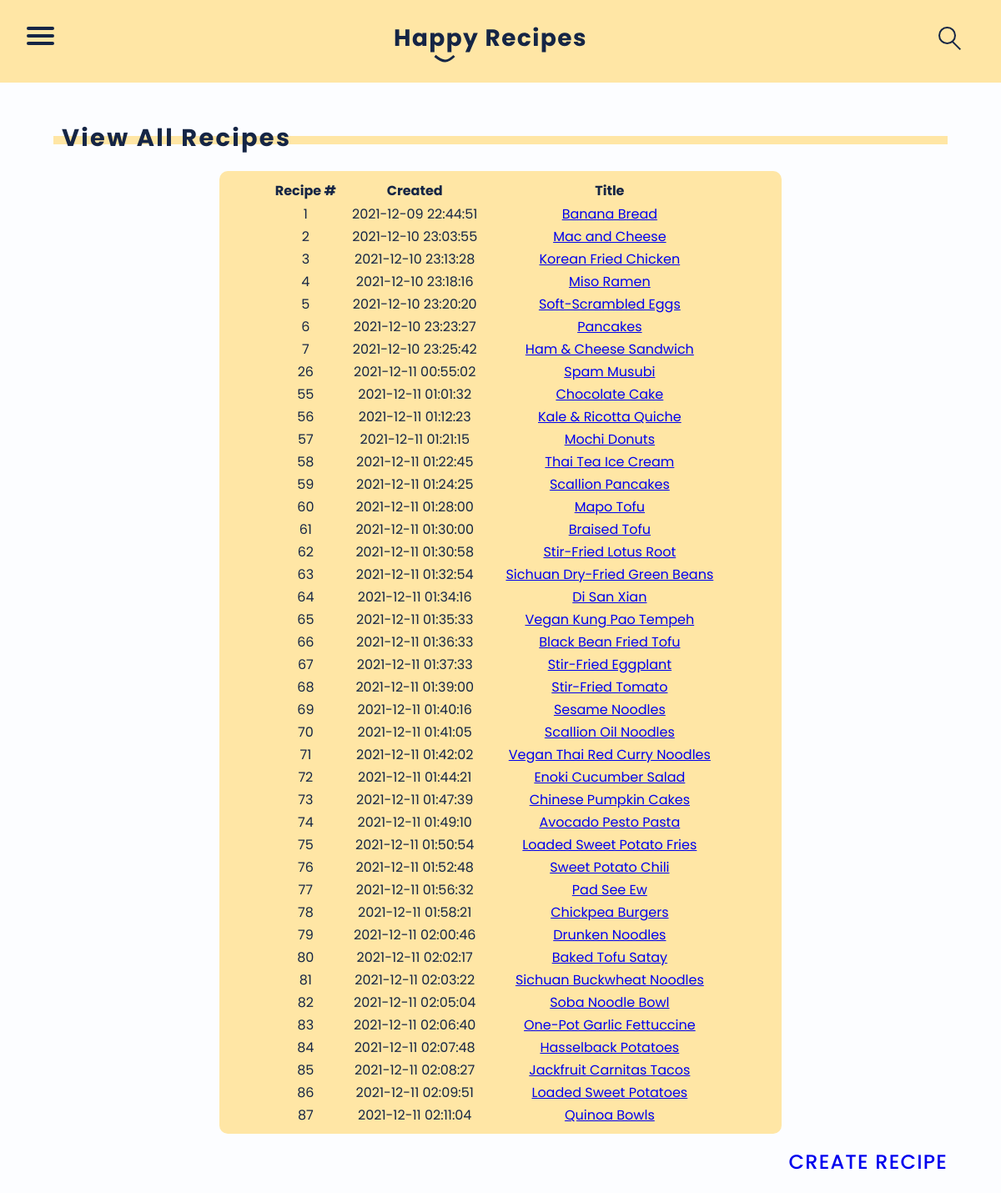
Page /admin/recipes/all.php on the committed database.
### tables this page shows
CREATE TABLE `recipes` (
  `id` int(11) NOT NULL,
  `file_id` int(11) NOT NULL,
  `title` varchar(250) NOT NULL,
  `category` varchar(250) NOT NULL,
  `make_time` varchar(250) NOT NULL,
  `ingredients` varchar(5000) NOT NULL,
  `steps` varchar(10000) NOT NULL,
  `date_created` datetime NOT NULL,
  `date_updated` datetime NOT NULL
);

### _components/list-recipes.php (the view, shortened to what this page needs)
<table class="editbox">
    <thead >
      <tr>
        <th>Recipe #</th>
        <th> Created </th>
        <th>Title</th>
      </tr>
    </thead>
    <tbody>
        <?php
          while ($row = mysqli_fetch_assoc($db_results)) {
              echo '<tr>';
              echo '<td>' . $row['id'] . '</td>';
              echo '<td>' . $row['date_created'] . '</td>';
              echo '<td><a href="view.php?id=' . $row['id'] . '">' . $row['title'] .'</a></td>';
          }
        ?>
    </tbody>
  </table>

### css/stylesheet.css (style rules this page uses)
html { -webkit-text-size-adjust: 100%; box-sizing: border-box; }
body { margin: 0; padding: 0; border: 0; font-family: 'Poppins',sans-serif; font-size: 1rem; color: #152545; background-color: #FCFDFF; }
.editbox { background-color: #FFE6A5; padding: .5rem 4rem; border-radius: 10px; margin: 2rem auto; text-align: center; }
tr, td { padding: 0 1rem; }

### rows in the picture
recipes: id "1", date_created "2021-12-09 22:44:51", title "Banana Bread"
recipes: id "2", date_created "2021-12-10 23:03:55", title "Mac and Cheese"
recipes: id "3", date_created "2021-12-10 23:13:28", title "Korean Fried Chicken"
recipes: id "4", date_created "2021-12-10 23:18:16", title "Miso Ramen"
recipes: id "5", date_created "2021-12-10 23:20:20", title "Soft-Scrambled Eggs"
recipes: id "6", date_created "2021-12-10 23:23:27", title "Pancakes"
recipes: id "7", date_created "2021-12-10 23:25:42", title "Ham & Cheese Sandwich"
recipes: id "26", date_created "2021-12-11 00:55:02", title "Spam Musubi"
recipes: id "55", date_created "2021-12-11 01:01:32", title "Chocolate Cake"
recipes: id "56", date_created "2021-12-11 01:12:23", title "Kale & Ricotta Quiche"
recipes: id "57", date_created "2021-12-11 01:21:15", title "Mochi Donuts"
recipes: id "58", date_created "2021-12-11 01:22:45", title "Thai Tea Ice Cream"
recipes: id "59", date_created "2021-12-11 01:24:25", title "Scallion Pancakes"
recipes: id "60", date_created "2021-12-11 01:28:00", title "Mapo Tofu"
recipes: id "61", date_created "2021-12-11 01:30:00", title "Braised Tofu"
recipes: id "62", date_created "2021-12-11 01:30:58", title "Stir-Fried Lotus Root"
recipes: id "63", date_created "2021-12-11 01:32:54", title "Sichuan Dry-Fried Green Beans"
recipes: id "64", date_created "2021-12-11 01:34:16", title "Di San Xian"
recipes: id "65", date_created "2021-12-11 01:35:33", title "Vegan Kung Pao Tempeh"
recipes: id "66", date_created "2021-12-11 01:36:33", title "Black Bean Fried Tofu"
recipes: id "67", date_created "2021-12-11 01:37:33", title "Stir-Fried Eggplant"
recipes: id "68", date_created "2021-12-11 01:39:00", title "Stir-Fried Tomato"
recipes: id "69", date_created "2021-12-11 01:40:16", title "Sesame Noodles"
recipes: id "70", date_created "2021-12-11 01:41:05", title "Scallion Oil Noodles"
recipes: id "71", date_created "2021-12-11 01:42:02", title "Vegan Thai Red Curry Noodles"
recipes: id "72", date_created "2021-12-11 01:44:21", title "Enoki Cucumber Salad"
recipes: id "73", date_created "2021-12-11 01:47:39", title "Chinese Pumpkin Cakes"
recipes: id "74", date_created "2021-12-11 01:49:10", title "Avocado Pesto Pasta"
recipes: id "75", date_created "2021-12-11 01:50:54", title "Loaded Sweet Potato Fries"
recipes: id "76", date_created "2021-12-11 01:52:48", title "Sweet Potato Chili"
recipes: id "77", date_created "2021-12-11 01:56:32", title "Pad See Ew"
recipes: id "78", date_created "2021-12-11 01:58:21", title "Chickpea Burgers"
recipes: id "79", date_created "2021-12-11 02:00:46", title "Drunken Noodles"
recipes: id "80", date_created "2021-12-11 02:02:17", title "Baked Tofu Satay"
recipes: id "81", date_created "2021-12-11 02:03:22", title "Sichuan Buckwheat Noodles"
recipes: id "82", date_created "2021-12-11 02:05:04", title "Soba Noodle Bowl"
recipes: id "83", date_created "2021-12-11 02:06:40", title "One-Pot Garlic Fettuccine"
recipes: id "84", date_created "2021-12-11 02:07:48", title "Hasselback Potatoes"
recipes: id "85", date_created "2021-12-11 02:08:27", title "Jackfruit Carnitas Tacos"
recipes: id "86", date_created "2021-12-11 02:09:51", title "Loaded Sweet Potatoes"
recipes: id "87", date_created "2021-12-11 02:11:04", title "Quinoa Bowls"
